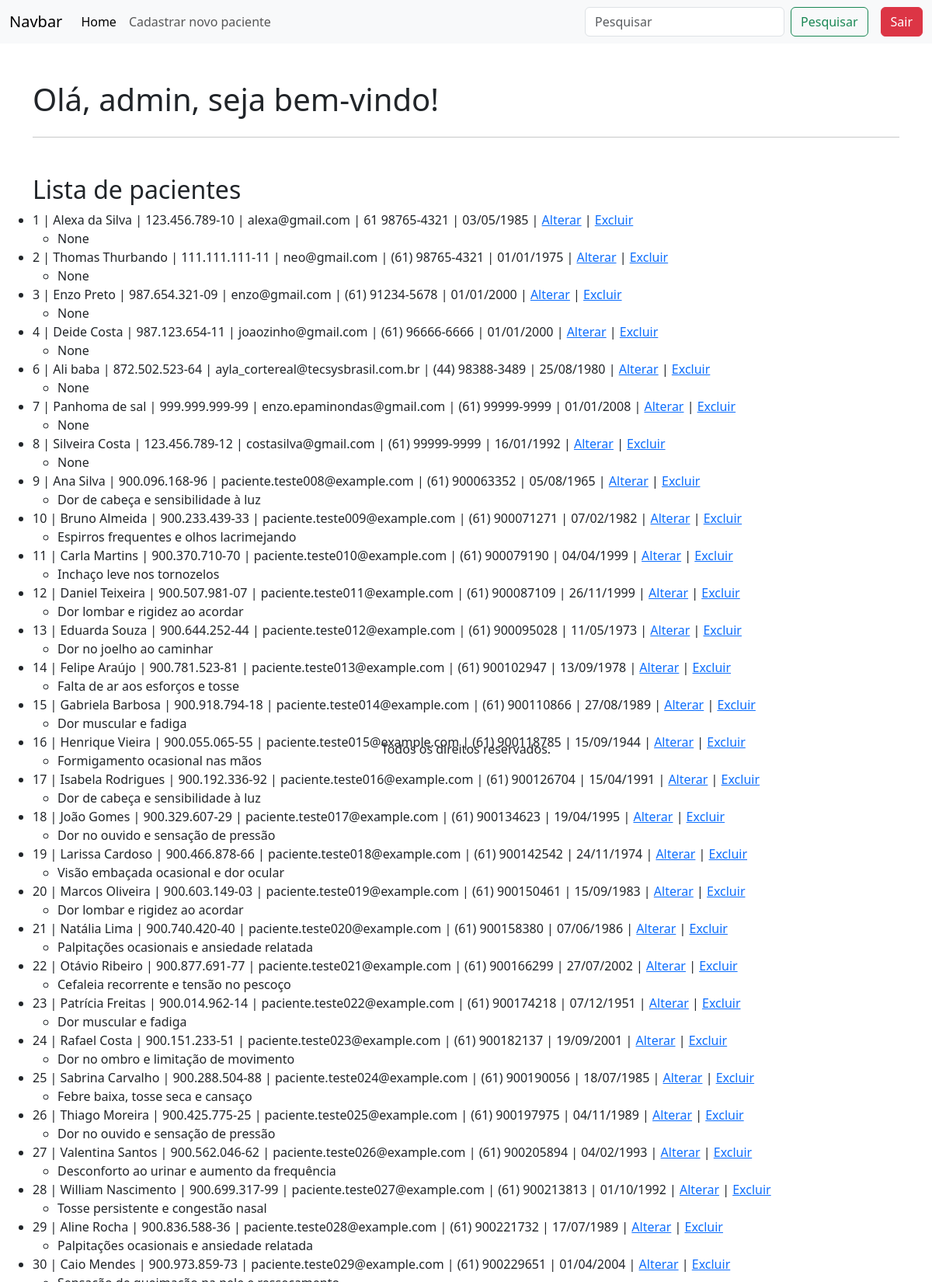
The app's page / (signed in, upper part) with its own data.
### apps/crud/models.py (models this page shows, shortened)
class Paciente(models.Model):
    codigo_paciente = models.AutoField(primary_key=True)
    nome = models.CharField(max_length=150, null=False, blank=False)
    cpf = models.CharField(max_length=14, unique=True, null=False, blank=False)
    email = models.EmailField(unique=True, null=False, blank=False)
    telefone = models.CharField(max_length=15, null=False, blank=False)
    data_nascimento = models.DateField(null=False, blank=False)
    sintomas = models.TextField(null=True, blank=True)

### apps/crud/views.py (the view)
# urls.py: path('', views.index, name='index'),
@login_required
def index(request):
    pacientes = Paciente.objects.all()
    return render(request, "index.html", {'pacientes':pacientes})

### apps/crud/templates/index.html (shortened to what this page needs)
{% extends 'base-crud.html' %}
{% block content %}
    <div class="row mt-5">
        <h1>Olá, {{ user.username }}, seja bem-vindo!</h1>
    </div>
    <hr>
    <div class="row mt-5">
        <h2>Lista de pacientes</h2>
        <ul>
            {% for paciente in pacientes %}
                <li>
                    {{ paciente.codigo_paciente }} |
                    {{ paciente.nome }} |
                    {{ paciente.cpf }} |
                    {{ paciente.email }} |
                    {{ paciente.telefone }} |
                    {{ paciente.data_nascimento|date:"d/m/Y" }} |
                    <a href="{% url 'alterar_paciente' paciente.codigo_paciente %}">Alterar</a> |
                    <a href="{% url 'excluir_paciente' paciente.codigo_paciente %}">Excluir</a>
                    <ul>
                        <li>
                            {{ paciente.sintomas }}
                        </li>
                    </ul>
                </li>
            {% empty %}
                <li>Nenhum paciente cadastrado.</li>
            {% endfor %}
        </ul>
    </div>
{% endblock %}

### records on screen
Paciente: codigo_paciente "1", nome "Alexa da Silva", cpf "123.456.789-10", email "alexa@gmail.com", telefone "61 98765-4321", data_nascimento "03/05/1985", sintomas "None"
Paciente: codigo_paciente "2", nome "Thomas Thurbando", cpf "111.111.111-11", email "neo@gmail.com", telefone "(61) 98765-4321", data_nascimento "01/01/1975", sintomas "None"
Paciente: codigo_paciente "3", nome "Enzo Preto", cpf "987.654.321-09", email "enzo@gmail.com", telefone "(61) 91234-5678", data_nascimento "01/01/2000", sintomas "None"
Paciente: codigo_paciente "4", nome "Deide Costa", cpf "987.123.654-11", email "joaozinho@gmail.com", telefone "(61) 96666-6666", data_nascimento "01/01/2000", sintomas "None"
Paciente: codigo_paciente "6", nome "Ali baba", cpf "872.502.523-64", email "ayla_cortereal@tecsysbrasil.com.br", telefone "(44) 98388-3489", data_nascimento "25/08/1980", sintomas "None"
Paciente: codigo_paciente "7", nome "Panhoma de sal", cpf "999.999.999-99", email "enzo.epaminondas@gmail.com", telefone "(61) 99999-9999", data_nascimento "01/01/2008", sintomas "None"
Paciente: codigo_paciente "8", nome "Silveira Costa", cpf "123.456.789-12", email "costasilva@gmail.com", telefone "(61) 99999-9999", data_nascimento "16/01/1992", sintomas "None"
Paciente: codigo_paciente "9", nome "Ana Silva", cpf "900.096.168-96", email "paciente.teste008@example.com", telefone "(61) 900063352", data_nascimento "05/08/1965", sintomas "Dor de cabeça e sensibilidade à luz"
Paciente: codigo_paciente "10", nome "Bruno Almeida", cpf "900.233.439-33", email "paciente.teste009@example.com", telefone "(61) 900071271", data_nascimento "07/02/1982", sintomas "Espirros frequentes e olhos lacrimejando"
Paciente: codigo_paciente "11", nome "Carla Martins", cpf "900.370.710-70", email "paciente.teste010@example.com", telefone "(61) 900079190", data_nascimento "04/04/1999", sintomas "Inchaço leve nos tornozelos"
Paciente: codigo_paciente "12", nome "Daniel Teixeira", cpf "900.507.981-07", email "paciente.teste011@example.com", telefone "(61) 900087109", data_nascimento "26/11/1999", sintomas "Dor lombar e rigidez ao acordar"
Paciente: codigo_paciente "13", nome "Eduarda Souza", cpf "900.644.252-44", email "paciente.teste012@example.com", telefone "(61) 900095028", data_nascimento "11/05/1973", sintomas "Dor no joelho ao caminhar"
Paciente: codigo_paciente "14", nome "Felipe Araújo", cpf "900.781.523-81", email "paciente.teste013@example.com", telefone "(61) 900102947", data_nascimento "13/09/1978", sintomas "Falta de ar aos esforços e tosse"
Paciente: codigo_paciente "15", nome "Gabriela Barbosa", cpf "900.918.794-18", email "paciente.teste014@example.com", telefone "(61) 900110866", data_nascimento "27/08/1989", sintomas "Dor muscular e fadiga"
Paciente: codigo_paciente "16", nome "Henrique Vieira", cpf "900.055.065-55", email "paciente.teste015@example.com", telefone "(61) 900118785", data_nascimento "15/09/1944", sintomas "Formigamento ocasional nas mãos"
Paciente: codigo_paciente "17", nome "Isabela Rodrigues", cpf "900.192.336-92", email "paciente.teste016@example.com", telefone "(61) 900126704", data_nascimento "15/04/1991", sintomas "Dor de cabeça e sensibilidade à luz"
Paciente: codigo_paciente "18", nome "João Gomes", cpf "900.329.607-29", email "paciente.teste017@example.com", telefone "(61) 900134623", data_nascimento "19/04/1995", sintomas "Dor no ouvido e sensação de pressão"
Paciente: codigo_paciente "19", nome "Larissa Cardoso", cpf "900.466.878-66", email "paciente.teste018@example.com", telefone "(61) 900142542", data_nascimento "24/11/1974", sintomas "Visão embaçada ocasional e dor ocular"
Paciente: codigo_paciente "20", nome "Marcos Oliveira", cpf "900.603.149-03", email "paciente.teste019@example.com", telefone "(61) 900150461", data_nascimento "15/09/1983", sintomas "Dor lombar e rigidez ao acordar"
Paciente: codigo_paciente "21", nome "Natália Lima", cpf "900.740.420-40", email "paciente.teste020@example.com", telefone "(61) 900158380", data_nascimento "07/06/1986", sintomas "Palpitações ocasionais e ansiedade relatada"
Paciente: codigo_paciente "22", nome "Otávio Ribeiro", cpf "900.877.691-77", email "paciente.teste021@example.com", telefone "(61) 900166299", data_nascimento "27/07/2002", sintomas "Cefaleia recorrente e tensão no pescoço"
Paciente: codigo_paciente "23", nome "Patrícia Freitas", cpf "900.014.962-14", email "paciente.teste022@example.com", telefone "(61) 900174218", data_nascimento "07/12/1951", sintomas "Dor muscular e fadiga"
Paciente: codigo_paciente "24", nome "Rafael Costa", cpf "900.151.233-51", email "paciente.teste023@example.com", telefone "(61) 900182137", data_nascimento "19/09/2001", sintomas "Dor no ombro e limitação de movimento"
Paciente: codigo_paciente "25", nome "Sabrina Carvalho", cpf "900.288.504-88", email "paciente.teste024@example.com", telefone "(61) 900190056", data_nascimento "18/07/1985", sintomas "Febre baixa, tosse seca e cansaço"
Paciente: codigo_paciente "26", nome "Thiago Moreira", cpf "900.425.775-25", email "paciente.teste025@example.com", telefone "(61) 900197975", data_nascimento "04/11/1989", sintomas "Dor no ouvido e sensação de pressão"
Paciente: codigo_paciente "27", nome "Valentina Santos", cpf "900.562.046-62", email "paciente.teste026@example.com", telefone "(61) 900205894", data_nascimento "04/02/1993", sintomas "Desconforto ao urinar e aumento da frequência"
Paciente: codigo_paciente "28", nome "William Nascimento", cpf "900.699.317-99", email "paciente.teste027@example.com", telefone "(61) 900213813", data_nascimento "01/10/1992", sintomas "Tosse persistente e congestão nasal"
Paciente: codigo_paciente "29", nome "Aline Rocha", cpf "900.836.588-36", email "paciente.teste028@example.com", telefone "(61) 900221732", data_nascimento "17/07/1989", sintomas "Palpitações ocasionais e ansiedade relatada"
Paciente: codigo_paciente "30", nome "Caio Mendes", cpf "900.973.859-73", email "paciente.teste029@example.com", telefone "(61) 900229651", data_nascimento "01/04/2004"

### other values on screen
{{ user.username }} "admin"
